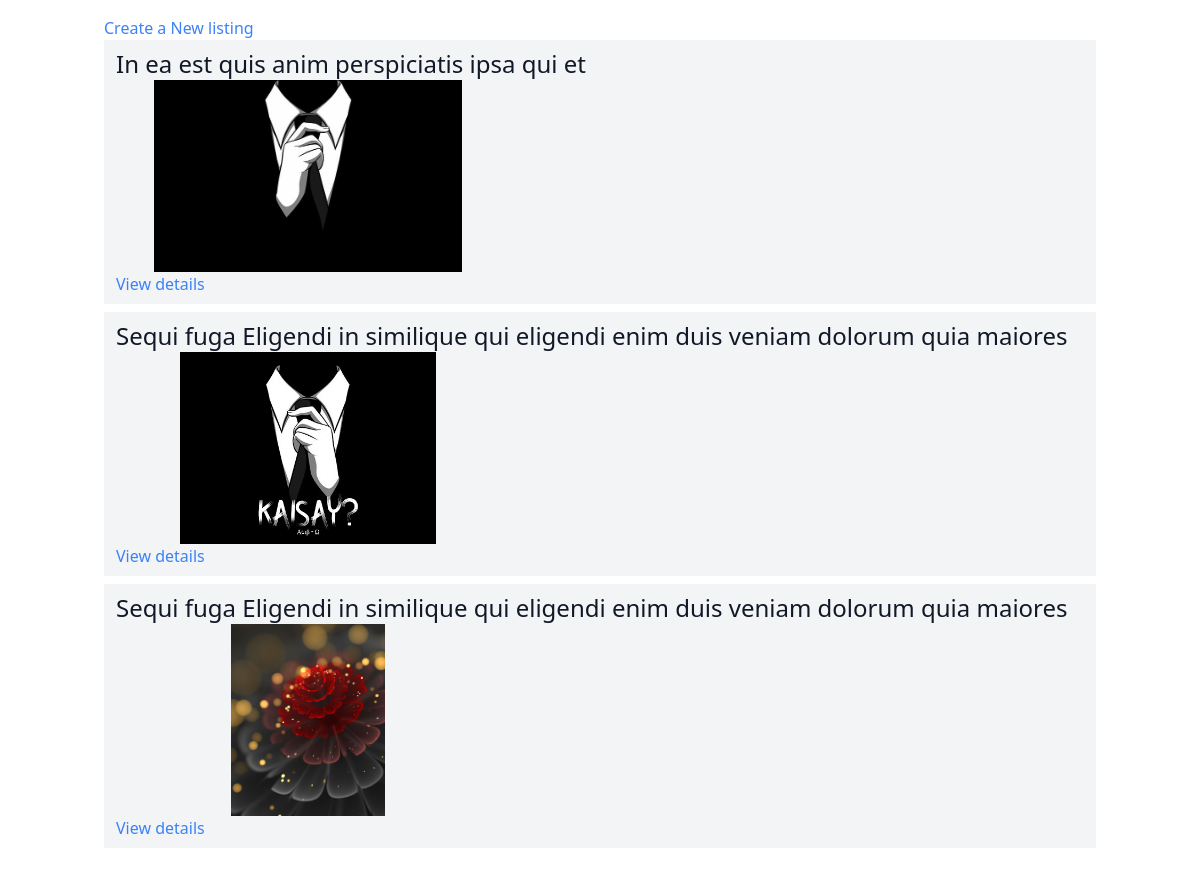
The page / on the database its author committed.
### listings/models.py (models this page shows, shortened)
class Listing(models.Model):
    title = models.CharField(max_length=150)
    price = models.IntegerField()
    num_bedrooms = models.IntegerField()
    num_bathrooms = models.IntegerField()
    square_footage = models.IntegerField()
    address  = models.CharField(max_length=100)
    image = models.ImageField()

### listings/views.py (the view)
# urls.py: path('', listing_list),
def listing_list(request):
    listings = Listing.objects.all()
    context = {
        'listings': listings
    }
    return render(request, 'listings.html', context)

### templates/listings.html
{% extends "base.html" %}
{% block content %}
<a href="/add-listing" class="text-blue-500">Create a New listing</a>
{% for listing in listings %}
    <div class="px-3 py-2 bg-gray-100 rounded-sm mb-2">
        <h3 class="text-2xl text-gray-900">{{ listing.title }}</h3>
        <img src="{{ listing.image.url }}" alt="" class="object-contain h-48 w-96">
        <a href="/listings/{{ listing.id}}" class="text-blue-500"> View details</a>
    </div>
{% endfor %}
{% endblock content %}

### templates/base.html (shortened to what this page needs)
<!DOCTYPE html>
<html lang="en">
<head>
    <script src="https://cdn.tailwindcss.com"></script>
</head>
<body class="mx-auto max-w-5xl px-4 py-4">
    {% block content %}
    {% endblock content %}
</body>
</html>

### rows shown on the page
Listing: title "In ea est quis anim perspiciatis ipsa qui et", image (placeholder picture)
Listing: title "Sequi fuga Eligendi in similique qui eligendi enim duis veniam dolorum quia maiores", image (picture)
Listing: title "Sequi fuga Eligendi in similique qui eligendi enim duis veniam dolorum quia maiores", image (picture)
